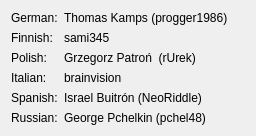
         <widget class="QWidget" name="scrollAreaWidgetContents">
          <property name="geometry">
           <rect>
            <x>0</x>
            <y>0</y>
            <width>256</width>
            <height>112</height>
           </rect>
          </property>
          <layout class="QFormLayout" name="formLayout">
           <property name="fieldGrowthPolicy">
            <enum>QFormLayout::ExpandingFieldsGrow</enum>
           </property>
           <item row="0" column="0">
            <widget class="QLabel" name="label_6">
             <property name="text">
              <string>German:</string>
             </property>
            </widget>
           </item>
           <item row="0" column="1">
            <widget class="QLabel" name="label_7">
             <property name="toolTip">
              <string notr="true"/>
             </property>
             <property name="locale">
              <locale language="German" country="Germany"/>
             </property>
             <property name="text">
              <string notr="true">Thomas Kamps (progger1986)</string>
             </property>
            </widget>
           </item>
           <item row="1" column="0">
            <widget class="QLabel" name="label_8">
             <property name="text">
              <string>Finnish:</string>
             </property>
            </widget>
           </item>
           <item row="1" column="1">
            <widget class="QLabel" name="label_9">
             <property name="toolTip">
              <string notr="true"/>
             </property>
             <property name="locale">
              <locale language="Finnish" country="Finland"/>
             </property>
             <property name="text">
              <string notr="true">sami345</string>
             </property>
            </widget>
           </item>
           <item row="2" column="0">
            <widget class="QLabel" name="label_10">
             <property name="text">
              <string>Polish:</string>
             </property>
            </widget>
           </item>
           <item row="2" column="1">
            <widget class="QLabel" name="label_11">
             <property name="toolTip">
              <string notr="true"/>
             </property>
             <property name="locale">
              <locale language="Polish" country="Poland"/>
             </property>
             <property name="text">
              <string notr="true">Grzegorz Patroń  (rUrek)</string>
             </property>
            </widget>
           </item>
           <item row="3" column="0">
            <widget class="QLabel" name="label_4">
             <property name="text">
              <string>Italian:</string>
             </property>
            </widget>
           </item>
           <item row="3" column="1">
            <widget class="QLabel" name="label_12">
             <property name="locale">
              <locale language="Italian" country="Italy"/>
             </property>
             <property name="text">
              <string notr="true">brainvision</string>
             </property>
            </widget>
           </item>
           <item row="4" column="0">
            <widget class="QLabel" name="label_3">
             <property name="text">
              <string>Spanish:</string>
             </property>
            </widget>
           </item>
           <item row="4" column="1">
            <widget class="QLabel" name="label_13">
             <property name="locale">
              <locale language="Spanish" country="Spain"/>
             </property>
             <property name="text">
              <string notr="true">Israel Buitrón (NeoRiddle)</string>
             </property>
            </widget>
           </item>
           <item row="5" column="0">
            <widget class="QLabel" name="label_14">
             <property name="text">
              <string>Russian:</string>
             </property>
            </widget>
           </item>
           <item row="5" column="1">
            <widget class="QLabel" name="label_15">
             <property name="text">
              <string notr="true">George Pchelkin (pchel48)</string>
             </property>
            </widget>
           </item>
          </layout>
         </widget>
